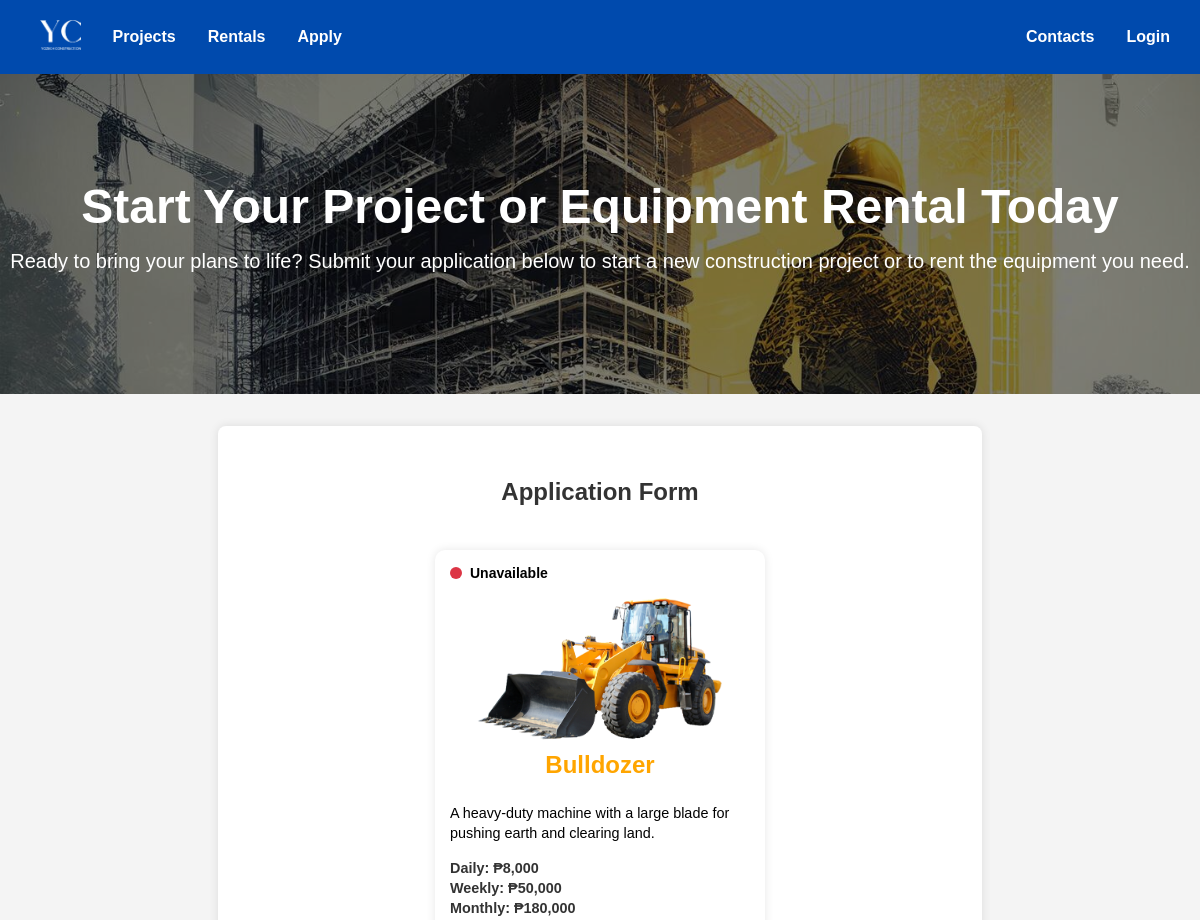
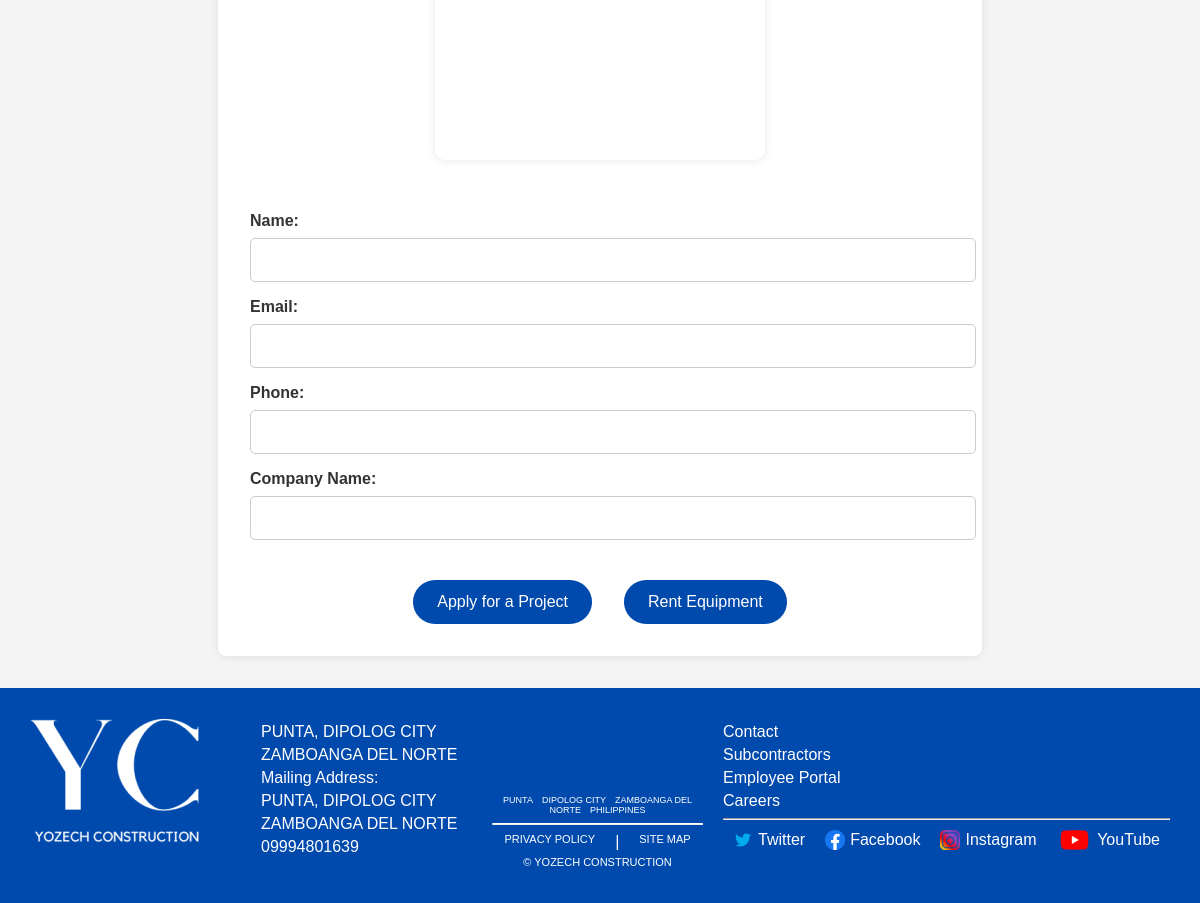
Page /apply.php?equipment=Bulldozer on the committed database (2 pictures, top to bottom).
### tables this page shows
CREATE TABLE `equipment` (
  `EquipmentID` int(11) NOT NULL,
  `EquipmentName` varchar(100) DEFAULT NULL,
  `RentalStartDate` date DEFAULT NULL,
  `RentalEndDate` date DEFAULT NULL,
  `NeedsOperator` tinyint(1) DEFAULT 0,
  `Description` text DEFAULT NULL,
  `ImagePath` varchar(255) DEFAULT NULL,
  `DailyPrice` decimal(10,2) DEFAULT NULL,
  `WeeklyPrice` decimal(10,2) DEFAULT NULL,
  `MonthlyPrice` decimal(10,2) DEFAULT NULL,
  `Availability` enum('Available','Unavailable') DEFAULT 'Available'
);

### Apply.php (the view, shortened to what this page needs)
<!DOCTYPE html>
<html lang="en">
<head>
  <link rel="stylesheet" href="style.css" />
</head>
<body>
  <?php include 'navbar.php'; ?>
  <main>
  <section class="header">
    <h1 class="apply">Start Your Project or Equipment Rental Today</h1>
    <p class="apply">Ready to bring your plans to life? Submit your application below to start a new construction project or to rent the equipment you need.</p>
  </section>
  <div class="application-form">
    <h2>Application Form</h2>
<?php
include 'database.php';
if (isset($_GET['equipment'])) {
  $equipmentName = $_GET['equipment'];
  $stmt = $conn->prepare("SELECT * FROM equipment WHERE EquipmentName = ?");
  $stmt->bind_param("s", $equipmentName);
  $stmt->execute();
  $result = $stmt->get_result();
  if ($row = $result->fetch_assoc()) {
    ?>
      <div class="equipment-preview">
        <div class="rental-card <?= strtolower($row['Availability']) ?>" style="margin: 20px 0;">
          <div class="status-label">
            <span class="dot <?= $row['Availability'] === 'Available' ? 'green' : 'red' ?>"></span> <?= $row['Availability'] ?>
          </div>
          <img src="<?= htmlspecialchars($row['ImagePath']) ?>" alt="<?= htmlspecialchars($row['EquipmentName']) ?>" style="width: 100%; height: 150px; object-fit: contain;">
          <div class="card-body">
            <h2 class="title" style="text-align: center; color: orange;"><?= htmlspecialchars($row['EquipmentName']) ?></h2>
            <p><?= nl2br(htmlspecialchars($row['Description'])) ?></p>
            <p class="price" style="font-weight: bold;">
              Daily: ₱<?= number_format($row['DailyPrice']) ?><br>
              Weekly: ₱<?= number_format($row['WeeklyPrice']) ?><br>
              Monthly: ₱<?= number_format($row['MonthlyPrice']) ?>
            </p>
        </div>
      </div>
    </div>
    <?php
  } else {
    echo "<p style='color: red;'>Equipment not found.</p>";
  }
}
?>
    <form>
      <label for="name">Name:</label>
      <input type="text" id="name" name="name" required>
      <label for="email">Email:</label>
      <input type="email" id="email" name="email" required>
      <label for="phone">Phone:</label>
      <input type="tel" id="phone" name="phone" required>
      <label for="company">Company Name:</label>
      <input type="text" id="company" name="company">
      <div class="purpose-buttons">
        <a href="apply_project.php"><button type="button">Apply for a Project</button></a>
        <a href="rent_equipment.php"><button type="button">Rent Equipment</button></a>
      </div>
    </form>
  </div>
    </main>
  <?php include 'footer.php'; ?>
</body>
</html>

### style.css (style rules this page uses)
body, html { margin: 0; padding: 0; height: 100%; font-family: Arial, sans-serif; background-color: #f0f0f0; display: flex; flex-direction: column; }
body { display: flex; }
h1.apply { padding-top: 68px; }
p.apply { padding-bottom: 68px; }
main { flex: 1; }
label { display: block; margin-bottom: 5px; color: black; font-weight: bold; }
input[type="text"], input[type="password"], input[type="email"], input[type="tel"], input[type="submit"], textarea, select { width: 100%; padding: 10px; border: 1px solid #ccc; border-radius: 5px; font-size: 16px; margin-bottom: 1.2rem; }
.login-container button, button, .guest-button { background-color: #004AAD; color: white; border: none; padding: 0.8rem 1.5rem; border-radius: 5px; font-size: 1rem; cursor: pointer; width: 100%; text-decoration: none; }
.application-form { max-width: 600px; margin: 3rem auto; padding: 2rem; background-color: white; box-shadow: 0 0 10px rgba(0, 0, 0, 0.1); border-radius: 8px; }
.application-form h2 { text-align: center; color: #004AAD; margin-bottom: 1.5rem; }
.equipment-preview { display: flex; justify-content: center; margin-bottom: 2rem; }
.rental-card { width: 300px; min-height: 500px; max-height: 550px; display: flex; flex-direction: column; justify-content: space-between; border-radius: 10px; overflow: hidden; padding: 15px; box-shadow: 0 0 10px rgba(0, 0, 0, 0.1); background-color: white; }
.rental-card img { width: 100%; height: 150px; object-fit: contain; margin-bottom: 10px; }
.card-body { flex: 1; overflow: hidden; }
.card-body p { font-size: 0.9rem; line-height: 1.4; }
.price { margin-top: auto; font-weight: bold; }
.status-label { font-size: 14px; font-weight: bold; display: flex; align-items: center; margin-bottom: 10px; }
.dot { width: 12px; height: 12px; border-radius: 50%; display: inline-block; margin-right: 8px; }
.red { background-color: #dc3545; }
.card-body { text-align: left; }
.title { margin: 0 0 10px; font-size: 22px; font-weight: bold; }
.price { margin-top: 10px; font-weight: bold; color: #333; }

### Apply.php (style rules this page uses)
body { font-family: Arial, sans-serif; margin: 0; padding: 0; box-sizing: border-box; background-color: #f4f4f4; }
.header { background: url('Background.jpg') no-repeat center center/cover; position: relative; height: 40vh; display: flex; flex-direction: column; justify-content: center; align-items: center; text-align: center; color: white; }
.header::before { content: ""; position: absolute; inset: 0; background-color: rgba(0, 0, 0, 0.5); z-index: 0; }
.header h1 { font-size: 3rem; margin: 0; position: relative; z-index: 1; }
.header p { font-size: 1.25rem; margin: 1rem 0; position: relative; z-index: 1; }
.application-form { max-width: 700px; margin: 2rem auto; padding: 2rem; background-color: white; box-shadow: 0 0 10px rgba(0, 0, 0, 0.1); border-radius: 8px; }
.application-form h2 { font-size: 1.5rem; color: #333; margin-bottom: 1.5rem; }
.application-form label { display: block; margin-bottom: 0.5rem; color: #333; }
.application-form input { width: 100%; padding: 0.75rem; margin-bottom: 1rem; border: 1px solid #ccc; border-radius: 5px; }
.application-form .purpose-buttons { display: flex; justify-content: center; gap: 2rem; margin-top: 1.5rem; }
.application-form .purpose-buttons a { text-decoration: none; }
.application-form .purpose-buttons button { background-color: #004AAD; color: white; border: none; padding: 0.8rem 1.5rem; border-radius: 30px; font-size: 1rem; cursor: pointer; transition: background 0.3s ease; }

### rows in the picture
equipment: Availability "Unavailable", ImagePath (picture), EquipmentName "Bulldozer", Description "A heavy-duty machine with a large blade for pushing earth and clearing land.", DailyPrice "8,000", WeeklyPrice "50,000", MonthlyPrice "180,000"
